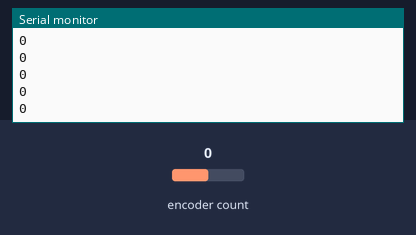
The sketch below on a simulated ESP32. On the bench: the last lines printed to the serial monitor. Inputs (shaded band) come from the test bench; at power-on: encoder count 0.

Above: at 1.2 s.
1.3 s: encoder count set to 1
At 2.4 s:
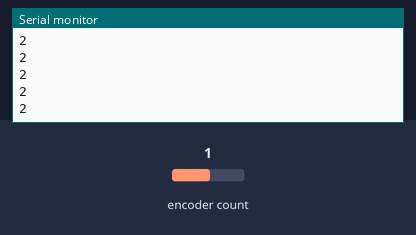
2.8 s: encoder count set to 2
At 3.9 s:
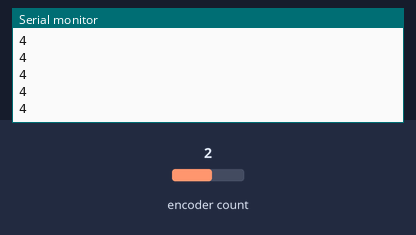
Timing chart, 0 to 5.8 s (numbered marks = the images above; inputs shaded):
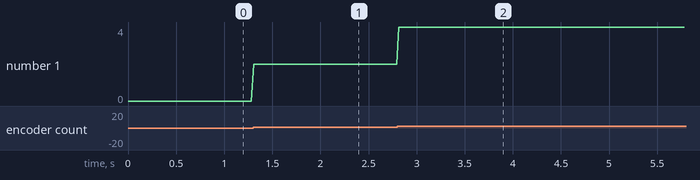

The sketch:

rt_test.ino
```cpp
#include <ESP32Encoder.h>

#define CLK 36 // CLK ENCODER
#define DT 39 // DT ENCODER

ESP32Encoder encoder;

void setup () {
  encoder.attachHalfQuad(DT, CLK);
  encoder.setCount(0);
  Serial.begin ( 115200 );
}

void loop () {
  long newPosition = encoder.getCount();
  Serial.println(newPosition);
  delay(25);
}
```

Measured:
- after the input at 1.3 s, the serial monitor: prints a new line at once (image 1)
- after the input at 2.8 s, the serial monitor: prints a new line at once (image 2)
- plotted number 1: 0 → 2 after the input at 1.3 s, 2 → 4 after the input at 2.8 s
